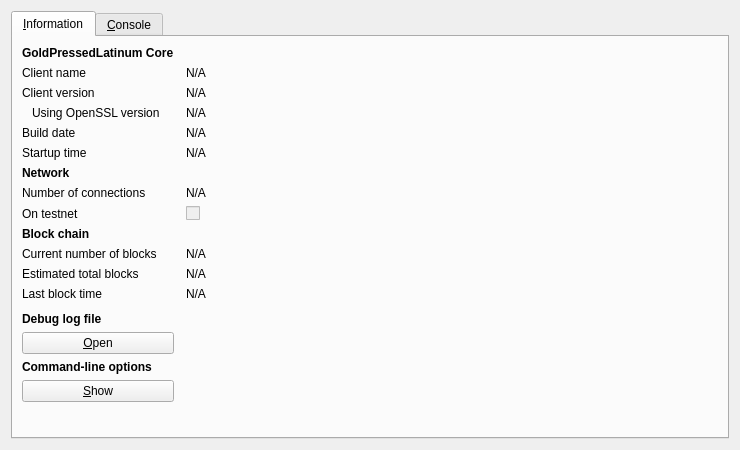
<?xml version="1.0" encoding="UTF-8"?>
<ui version="4.0">
 <class>RPCConsole</class>
 <widget class="QDialog" name="RPCConsole">
  <property name="geometry">
   <rect>
    <x>0</x>
    <y>0</y>
    <width>740</width>
    <height>450</height>
   </rect>
  </property>
  <property name="windowTitle">
   <string>GoldPressedLatinum - Debug window</string>
  </property>
  <layout class="QVBoxLayout" name="verticalLayout_2">
   <item>
    <widget class="QTabWidget" name="tabWidget">
     <property name="currentIndex">
      <number>0</number>
     </property>
     <widget class="QWidget" name="tab_info">
      <attribute name="title">
       <string>&amp;Information</string>
      </attribute>
      <layout class="QGridLayout" name="gridLayout" columnstretch="0,1">
       <property name="horizontalSpacing">
        <number>12</number>
       </property>
       <item row="0" column="0">
        <widget class="QLabel" name="label_9">
         <property name="font">
          <font>
           <weight>75</weight>
           <bold>true</bold>
          </font>
         </property>
         <property name="text">
          <string>GoldPressedLatinum Core</string>
         </property>
        </widget>
       </item>
       <item row="1" column="0">
        <widget class="QLabel" name="label_5">
         <property name="text">
          <string>Client name</string>
         </property>
        </widget>
       </item>
       <item row="1" column="1">
        <widget class="QLabel" name="clientName">
         <property name="cursor">
          <cursorShape>IBeamCursor</cursorShape>
         </property>
         <property name="text">
          <string>N/A</string>
         </property>
         <property name="textFormat">
          <enum>Qt::PlainText</enum>
         </property>
         <property name="textInteractionFlags">
          <set>Qt::LinksAccessibleByMouse|Qt::TextSelectableByKeyboard|Qt::TextSelectableByMouse</set>
         </property>
        </widget>
       </item>
       <item row="2" column="0">
        <widget class="QLabel" name="label_6">
         <property name="text">
          <string>Client version</string>
         </property>
        </widget>
       </item>
       <item row="2" column="1">
        <widget class="QLabel" name="clientVersion">
         <property name="cursor">
          <cursorShape>IBeamCursor</cursorShape>
         </property>
         <property name="text">
          <string>N/A</string>
         </property>
         <property name="textFormat">
          <enum>Qt::PlainText</enum>
         </property>
         <property name="textInteractionFlags">
          <set>Qt::LinksAccessibleByMouse|Qt::TextSelectableByKeyboard|Qt::TextSelectableByMouse</set>
         </property>
        </widget>
       </item>
       <item row="3" column="0">
        <widget class="QLabel" name="label_14">
         <property name="text">
          <string>Using OpenSSL version</string>
         </property>
         <property name="indent">
          <number>10</number>
         </property>
        </widget>
       </item>
       <item row="3" column="1">
        <widget class="QLabel" name="openSSLVersion">
         <property name="cursor">
          <cursorShape>IBeamCursor</cursorShape>
         </property>
         <property name="text">
          <string>N/A</string>
         </property>
         <property name="textFormat">
          <enum>Qt::PlainText</enum>
         </property>
         <property name="textInteractionFlags">
          <set>Qt::LinksAccessibleByMouse|Qt::TextSelectableByKeyboard|Qt::TextSelectableByMouse</set>
         </property>
        </widget>
       </item>
       <item row="4" column="0">
        <widget class="QLabel" name="label_12">
         <property name="text">
          <string>Build date</string>
         </property>
        </widget>
       </item>
       <item row="4" column="1">
        <widget class="QLabel" name="buildDate">
         <property name="cursor">
          <cursorShape>IBeamCursor</cursorShape>
         </property>
         <property name="text">
          <string>N/A</string>
         </property>
         <property name="textFormat">
          <enum>Qt::PlainText</enum>
         </property>
         <property name="textInteractionFlags">
          <set>Qt::LinksAccessibleByMouse|Qt::TextSelectableByKeyboard|Qt::TextSelectableByMouse</set>
         </property>
        </widget>
       </item>
       <item row="5" column="0">
        <widget class="QLabel" name="label_13">
         <property name="text">
          <string>Startup time</string>
         </property>
        </widget>
       </item>
       <item row="5" column="1">
        <widget class="QLabel" name="startupTime">
         <property name="cursor">
          <cursorShape>IBeamCursor</cursorShape>
         </property>
         <property name="text">
          <string>N/A</string>
         </property>
         <property name="textFormat">
          <enum>Qt::PlainText</enum>
         </property>
         <property name="textInteractionFlags">
          <set>Qt::LinksAccessibleByMouse|Qt::TextSelectableByKeyboard|Qt::TextSelectableByMouse</set>
         </property>
        </widget>
       </item>
       <item row="6" column="0">
        <widget class="QLabel" name="label_11">
         <property name="font">
          <font>
           <weight>75</weight>
           <bold>true</bold>
          </font>
         </property>
         <property name="text">
          <string>Network</string>
         </property>
        </widget>
       </item>
       <item row="7" column="0">
        <widget class="QLabel" name="label_7">
         <property name="text">
          <string>Number of connections</string>
         </property>
        </widget>
       </item>
       <item row="7" column="1">
        <widget class="QLabel" name="numberOfConnections">
         <property name="cursor">
          <cursorShape>IBeamCursor</cursorShape>
         </property>
         <property name="text">
          <string>N/A</string>
         </property>
         <property name="textFormat">
          <enum>Qt::PlainText</enum>
         </property>
         <property name="textInteractionFlags">
          <set>Qt::LinksAccessibleByMouse|Qt::TextSelectableByKeyboard|Qt::TextSelectableByMouse</set>
         </property>
        </widget>
       </item>
       <item row="8" column="0">
        <widget class="QLabel" name="label_8">
         <property name="text">
          <string>On testnet</string>
         </property>
        </widget>
       </item>
       <item row="8" column="1">
        <widget class="QCheckBox" name="isTestNet">
         <property name="enabled">
          <bool>false</bool>
         </property>
         <property name="text">
          <string/>
         </property>
        </widget>
       </item>
       <item row="9" column="0">
        <widget class="QLabel" name="label_10">
         <property name="font">
          <font>
           <weight>75</weight>
           <bold>true</bold>
          </font>
         </property>
         <property name="text">
          <string>Block chain</string>
         </property>
        </widget>
       </item>
       <item row="10" column="0">
        <widget class="QLabel" name="label_3">
         <property name="text">
          <string>Current number of blocks</string>
         </property>
        </widget>
       </item>
       <item row="10" column="1">
        <widget class="QLabel" name="numberOfBlocks">
         <property name="cursor">
          <cursorShape>IBeamCursor</cursorShape>
         </property>
         <property name="text">
          <string>N/A</string>
         </property>
         <property name="textFormat">
          <enum>Qt::PlainText</enum>
         </property>
         <property name="textInteractionFlags">
          <set>Qt::LinksAccessibleByMouse|Qt::TextSelectableByKeyboard|Qt::TextSelectableByMouse</set>
         </property>
        </widget>
       </item>
       <item row="11" column="0">
        <widget class="QLabel" name="label_4">
         <property name="text">
          <string>Estimated total blocks</string>
         </property>
        </widget>
       </item>
       <item row="11" column="1">
        <widget class="QLabel" name="totalBlocks">
         <property name="cursor">
          <cursorShape>IBeamCursor</cursorShape>
         </property>
         <property name="text">
          <string>N/A</string>
         </property>
         <property name="textFormat">
          <enum>Qt::PlainText</enum>
         </property>
         <property name="textInteractionFlags">
          <set>Qt::LinksAccessibleByMouse|Qt::TextSelectableByKeyboard|Qt::TextSelectableByMouse</set>
         </property>
        </widget>
       </item>
       <item row="12" column="0">
        <widget class="QLabel" name="label_2">
         <property name="text">
          <string>Last block time</string>
         </property>
        </widget>
       </item>
       <item row="12" column="1">
        <widget class="QLabel" name="lastBlockTime">
         <property name="cursor">
          <cursorShape>IBeamCursor</cursorShape>
         </property>
         <property name="text">
          <string>N/A</string>
         </property>
         <property name="textFormat">
          <enum>Qt::PlainText</enum>
         </property>
         <property name="textInteractionFlags">
          <set>Qt::LinksAccessibleByMouse|Qt::TextSelectableByKeyboard|Qt::TextSelectableByMouse</set>
         </property>
        </widget>
       </item>
       <item row="13" column="0">
        <spacer name="verticalSpacer_2">
         <property name="orientation">
          <enum>Qt::Vertical</enum>
         </property>
         <property name="sizeHint" stdset="0">
          <size>
           <width>20</width>
           <height>20</height>
          </size>
         </property>
        </spacer>
       </item>
       <item row="14" column="0">
        <widget class="QLabel" name="labelDebugLogfile">
         <property name="font">
          <font>
           <weight>75</weight>
           <bold>true</bold>
          </font>
         </property>
         <property name="text">
          <string>Debug log file</string>
         </property>
        </widget>
       </item>
       <item row="15" column="0">
        <widget class="QPushButton" name="openDebugLogfileButton">
         <property name="toolTip">
          <string>Open the GoldPressedLatinum debug log file from the current data directory. This can take a few seconds for large log files.</string>
         </property>
         <property name="text">
          <string>&amp;Open</string>
         </property>
         <property name="autoDefault">
          <bool>false</bool>
         </property>
        </widget>
       </item>
       <item row="16" column="0">
        <widget class="QLabel" name="labelCLOptions">
         <property name="font">
          <font>
           <weight>75</weight>
           <bold>true</bold>
          </font>
         </property>
         <property name="text">
          <string>Command-line options</string>
         </property>
        </widget>
       </item>
       <item row="17" column="0">
        <widget class="QPushButton" name="showCLOptionsButton">
         <property name="toolTip">
          <string>Show the GoldPressedLatinum-Qt help message to get a list with possible GoldPressedLatinum command-line options.</string>
         </property>
         <property name="text">
          <string>&amp;Show</string>
         </property>
         <property name="autoDefault">
          <bool>false</bool>
         </property>
        </widget>
       </item>
       <item row="18" column="0">
        <spacer name="verticalSpacer">
         <property name="orientation">
          <enum>Qt::Vertical</enum>
         </property>
         <property name="sizeHint" stdset="0">
          <size>
           <width>20</width>
           <height>40</height>
          </size>
         </property>
        </spacer>
       </item>
      </layout>
     </widget>
     <widget class="QWidget" name="tab_console">
      <attribute name="title">
       <string>&amp;Console</string>
      </attribute>
      <layout class="QVBoxLayout" name="verticalLayout_3">
       <property name="spacing">
        <number>3</number>
       </property>
       <item>
        <widget class="QTextEdit" name="messagesWidget">
         <property name="minimumSize">
          <size>
           <width>0</width>
           <height>100</height>
          </size>
         </property>
         <property name="readOnly">
          <bool>true</bool>
         </property>
         <property name="tabKeyNavigation" stdset="0">
          <bool>false</bool>
         </property>
         <property name="columnCount" stdset="0">
          <number>2</number>
         </property>
        </widget>
       </item>
       <item>
        <layout class="QHBoxLayout" name="horizontalLayout">
         <property name="spacing">
          <number>3</number>
         </property>
         <item>
          <widget class="QLabel" name="label">
           <property name="text">
            <string notr="true">&gt;</string>
           </property>
          </widget>
         </item>
         <item>
          <widget class="QLineEdit" name="lineEdit"/>
         </item>
         <item>
          <widget class="QPushButton" name="clearButton">
           <property name="maximumSize">
            <size>
             <width>24</width>
             <height>24</height>
            </size>
           </property>
           <property name="toolTip">
            <string>Clear console</string>
           </property>
           <property name="text">
            <string/>
           </property>
           <property name="icon">
            <iconset resource="../bitcoin.qrc">
             <normaloff>:/icons/remove</normaloff>:/icons/remove</iconset>
           </property>
           <property name="shortcut">
            <string notr="true">Ctrl+L</string>
           </property>
           <property name="autoDefault">
            <bool>false</bool>
           </property>
          </widget>
         </item>
        </layout>
       </item>
      </layout>
     </widget>
    </widget>
   </item>
  </layout>
 </widget>
 <resources>
  <include location="../bitcoin.qrc"/>
 </resources>
 <connections/>
</ui>
